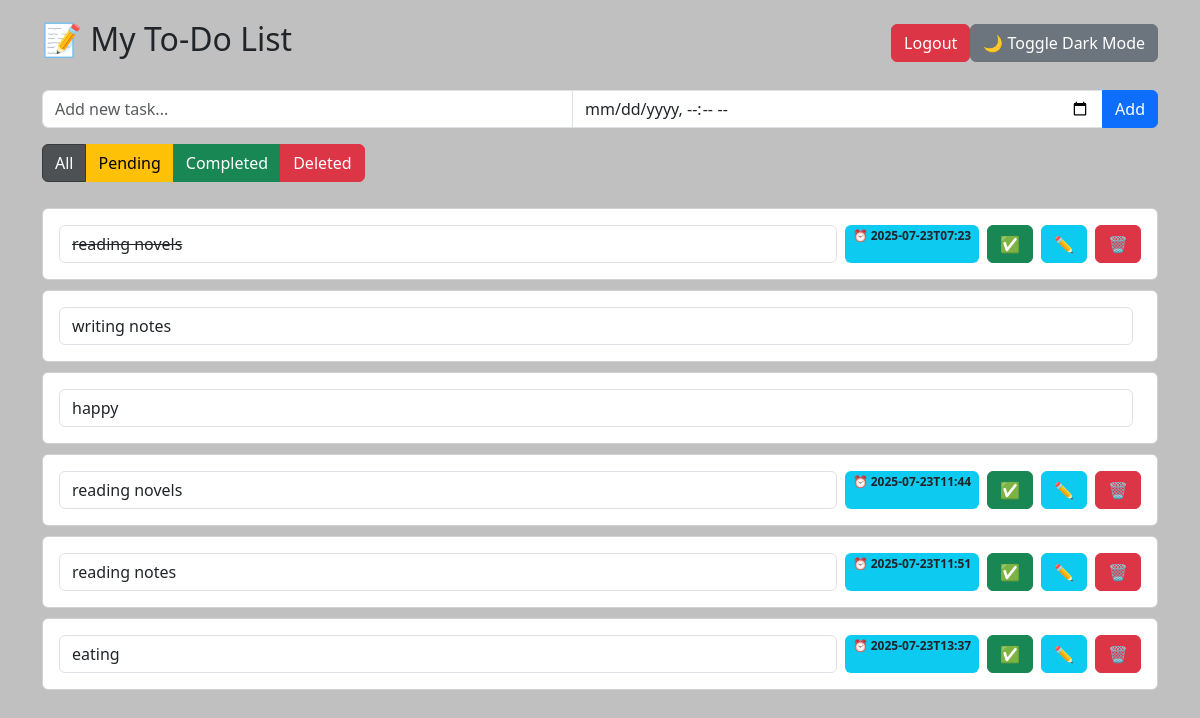
The page /?filter=all (signed in) on the database its author committed.
### tables this page shows
CREATE TABLE todos (
                id INTEGER PRIMARY KEY AUTOINCREMENT,
                user_id INTEGER,
                text TEXT NOT NULL,
                status TEXT DEFAULT 'pending',
                deadline TEXT,
                position INTEGER,
                created_at TEXT DEFAULT CURRENT_TIMESTAMP,
                FOREIGN KEY (user_id) REFERENCES users(id)
            );

### app.py (the view)
@app.route('/')
def index():
    if 'user_id' not in session:
        return redirect(url_for('login'))
    filter_status = request.args.get('filter', 'pending')
    with sqlite3.connect(DATABASE) as conn:
        conn.row_factory = sqlite3.Row  # ✅ Convert tuples to dict-like rows
        cursor = conn.cursor()
        if filter_status == 'all':
            tasks = cursor.execute(
                "SELECT * FROM todos WHERE user_id = ? ORDER BY position",
                (session['user_id'],)
            ).fetchall()
        else:
            tasks = cursor.execute(
                "SELECT * FROM todos WHERE user_id = ? AND status = ? ORDER BY position",
                (session['user_id'], filter_status)
            ).fetchall()
    return render_template('index.html', tasks=tasks, current_filter=filter_status)

### templates/index.html (shortened to what this page needs)
<!DOCTYPE html>
<html lang="en">
<head>
    <link href="https://cdn.jsdelivr.net/npm/bootstrap@5.3.0/dist/css/bootstrap.min.css" rel="stylesheet" />
</head>
<body>
    <div class="container">
        <div class="d-flex justify-content-between align-items-center mb-4">
            <h2 class="text-center">📝 My To-Do List</h2>
            <div>
                <button class="btn btn-secondary dark-toggle" onclick="toggleDarkMode()">🌙 Toggle Dark Mode</button>
                <a href="/logout" class="btn btn-danger ms-2">Logout</a>
            </div>
        </div>
        <form method="POST" action="/add" class="input-group mb-3">
            <input type="text" name="text" class="form-control" placeholder="Add new task..." required />
            <input type="datetime-local" name="deadline" class="form-control" />
            <button type="submit" class="btn btn-primary">Add</button>
        </form>
        <div class="btn-group mb-3">
            <a href="/?filter=all" class="btn btn-dark {% if current_filter == 'all' %}active{% endif %}">All</a>
            <a href="/?filter=pending" class="btn btn-warning {% if current_filter == 'pending' %}active{% endif %}">Pending</a>
            <a href="/?filter=completed" class="btn btn-success {% if current_filter == 'completed' %}active{% endif %}">Completed</a>
            <a href="/?filter=deleted" class="btn btn-danger {% if current_filter == 'deleted' %}active{% endif %}">Deleted</a>
        </div>
        <div id="task-list">
            {% for todo in tasks %}
            <div class="card" data-id="{{ todo['id'] }}" draggable="true">
                <div class="card-body d-flex justify-content-between align-items-center">
                    <form method="POST" action="/edit/{{ todo['id'] }}" class="d-flex w-100">
                        {% if todo['status'] == 'completed' %}
                        <input
                            class="form-control me-2"
                            name="edited_task"
                            value="{{ todo['text'] }}"
                            readonly
                            style="text-decoration: line-through;"
                        />
                        {% else %}
                        <input class="form-control me-2" name="edited_task" value="{{ todo['text'] }}" />
                        {% endif %}
                        {% if todo['deadline'] %}
                        <span class="badge bg-info text-dark me-2">⏰ {{ todo['deadline'] }}</span>
                        {% endif %}
                        {% if todo['status'] != 'deleted' %}
                        <a href="/complete/{{ todo['id'] }}" class="btn btn-success me-2">✅</a>
                        <button class="btn btn-info me-2" type="submit">✏️</button>
                        <a href="/delete/{{ todo['id'] }}" class="btn btn-danger">🗑️</a>
                        {% endif %}
                    </form>
                </div>
            </div>
            {% endfor %}
        </div>
    </div>
</body>
</html>

### templates/index.html (style rules this page uses)
body { background-color: silver; padding: 20px; transition: background-color 0.3s, color 0.3s; }
.card { margin: 10px 0; cursor: grab; }
.dark-toggle { float: right; }

### rows shown on the page
todos: edited_task "reading novels", deadline "2025-07-23T07:23"
todos: edited_task "writing notes"
todos: edited_task "happy"
todos: edited_task "reading novels", deadline "2025-07-23T11:44"
todos: edited_task "reading notes", deadline "2025-07-23T11:51"
todos: edited_task "eating", deadline "2025-07-23T13:37"
